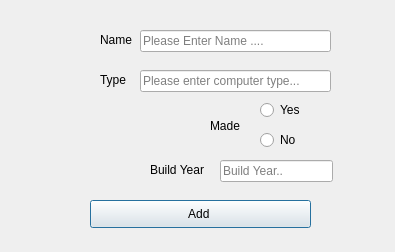
<?xml version="1.0" encoding="UTF-8"?>
<ui version="4.0">
 <class>addComp</class>
 <widget class="QDialog" name="addComp">
  <property name="geometry">
   <rect>
    <x>0</x>
    <y>0</y>
    <width>395</width>
    <height>252</height>
   </rect>
  </property>
  <property name="windowTitle">
   <string>Dialog</string>
  </property>
  <widget class="QLabel" name="Computer_made">
   <property name="geometry">
    <rect>
     <x>210</x>
     <y>110</y>
     <width>41</width>
     <height>31</height>
    </rect>
   </property>
   <property name="text">
    <string>Made</string>
   </property>
  </widget>
  <widget class="QRadioButton" name="click_computer_yes">
   <property name="geometry">
    <rect>
     <x>260</x>
     <y>100</y>
     <width>95</width>
     <height>20</height>
    </rect>
   </property>
   <property name="text">
    <string>Yes</string>
   </property>
  </widget>
  <widget class="QLineEdit" name="Input_Computer_Type">
   <property name="geometry">
    <rect>
     <x>140</x>
     <y>70</y>
     <width>191</width>
     <height>22</height>
    </rect>
   </property>
   <property name="placeholderText">
    <string>Please enter computer type...</string>
   </property>
  </widget>
  <widget class="QLabel" name="Computer_Buildyear">
   <property name="geometry">
    <rect>
     <x>150</x>
     <y>160</y>
     <width>61</width>
     <height>20</height>
    </rect>
   </property>
   <property name="text">
    <string>Build Year</string>
   </property>
  </widget>
  <widget class="QPushButton" name="Add_Computer">
   <property name="geometry">
    <rect>
     <x>90</x>
     <y>200</y>
     <width>221</width>
     <height>28</height>
    </rect>
   </property>
   <property name="text">
    <string>Add </string>
   </property>
  </widget>
  <widget class="QLineEdit" name="Input_Computer_Build_Year">
   <property name="geometry">
    <rect>
     <x>220</x>
     <y>160</y>
     <width>113</width>
     <height>22</height>
    </rect>
   </property>
   <property name="placeholderText">
    <string>Build Year..</string>
   </property>
  </widget>
  <widget class="QLineEdit" name="Input_Computer_Name">
   <property name="geometry">
    <rect>
     <x>140</x>
     <y>30</y>
     <width>191</width>
     <height>22</height>
    </rect>
   </property>
   <property name="layoutDirection">
    <enum>Qt::RightToLeft</enum>
   </property>
   <property name="text">
    <string/>
   </property>
   <property name="placeholderText">
    <string>Please Enter Name ....</string>
   </property>
  </widget>
  <widget class="QLabel" name="Computer_name">
   <property name="geometry">
    <rect>
     <x>100</x>
     <y>30</y>
     <width>41</width>
     <height>20</height>
    </rect>
   </property>
   <property name="text">
    <string>Name</string>
   </property>
  </widget>
  <widget class="QRadioButton" name="click_computer_no">
   <property name="geometry">
    <rect>
     <x>260</x>
     <y>130</y>
     <width>95</width>
     <height>20</height>
    </rect>
   </property>
   <property name="text">
    <string>No</string>
   </property>
  </widget>
  <widget class="QLabel" name="Computer_Type">
   <property name="geometry">
    <rect>
     <x>100</x>
     <y>70</y>
     <width>41</width>
     <height>20</height>
    </rect>
   </property>
   <property name="text">
    <string>Type</string>
   </property>
  </widget>
  <widget class="QLabel" name="Error_Name_empty">
   <property name="geometry">
    <rect>
     <x>10</x>
     <y>30</y>
     <width>81</width>
     <height>21</height>
    </rect>
   </property>
   <property name="text">
    <string/>
   </property>
  </widget>
  <widget class="QLabel" name="Error_Type_empty">
   <property name="geometry">
    <rect>
     <x>10</x>
     <y>70</y>
     <width>81</width>
     <height>21</height>
    </rect>
   </property>
   <property name="text">
    <string/>
   </property>
  </widget>
  <widget class="QLabel" name="Error_Made_Not_set">
   <property name="geometry">
    <rect>
     <x>74</x>
     <y>120</y>
     <width>121</width>
     <height>20</height>
    </rect>
   </property>
   <property name="text">
    <string/>
   </property>
  </widget>
  <widget class="QLabel" name="Error_Build_Year_empty">
   <property name="geometry">
    <rect>
     <x>24</x>
     <y>160</y>
     <width>121</width>
     <height>21</height>
    </rect>
   </property>
   <property name="text">
    <string/>
   </property>
  </widget>
  <widget class="QLabel" name="Error_Build_Year_int">
   <property name="geometry">
    <rect>
     <x>20</x>
     <y>160</y>
     <width>131</width>
     <height>21</height>
    </rect>
   </property>
   <property name="text">
    <string/>
   </property>
  </widget>
 </widget>
 <tabstops>
  <tabstop>Input_Computer_Name</tabstop>
  <tabstop>Input_Computer_Type</tabstop>
  <tabstop>click_computer_yes</tabstop>
  <tabstop>click_computer_no</tabstop>
  <tabstop>Input_Computer_Build_Year</tabstop>
  <tabstop>Add_Computer</tabstop>
 </tabstops>
 <resources/>
 <connections/>
</ui>
